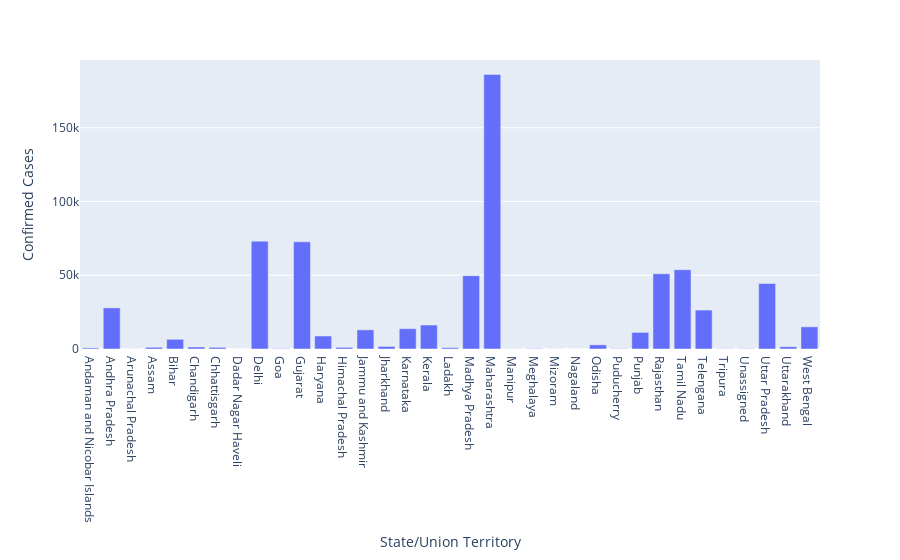

Here is the notebook cell this chart was saved with:
### Code cell
#matplotlib
plt.figure(figsize=(10,7))
plt.bar(states,confirmed['Confirmed'])
plt.xticks(rotation = 90)
plt.xlabel('states')
plt.ylabel('confirmed cases')
plt.show()

#plotty
px.bar(x = states,y = confirmed['Confirmed'],labels={'x':'State/Union Territory','y':'Confirmed Cases'})

### Figure 1 — Plotly figure (JSON) as saved in the notebook; plotly's stock layout.template omitted (floating-point values rounded to 4 significant figures)
{"data": [{"alignmentgroup": "True", "hovertemplate": "State/Union Territory=%{x}<br>Confirmed Cases=%{y}<extra></extra>", "legendgroup": "", "marker": {"color": "#636efa"}, "name": "", "offsetgroup": "", "orientation": "v", "showlegend": false, "textposition": "auto", "type": "bar", "x": ["Andaman and Nicobar Islands", "Andhra Pradesh", "Arunachal Pradesh", "Assam", "Bihar", "Chandigarh", "Chhattisgarh", "Dadar Nagar Haveli", "Delhi", "Goa", "Gujarat", "Haryana", "Himachal Pradesh", "Jammu and Kashmir", "Jharkhand", "Karnataka", "Kerala", "Ladakh", "Madhya Pradesh", "Maharashtra", "Manipur", "Meghalaya", "Mizoram", "Nagaland", "Odisha", "Puducherry", "Punjab", "Rajasthan", "Tamil Nadu", "Telengana", "Tripura", "Unassigned", "Uttar Pradesh", "Uttarakhand", "West Bengal"], "xaxis": "x", "y": [719, 27869, 34, 1158, 6571, 1359, 1124, 1, 73099, 271, 72664, 8816, 1128, 12980, 1728, 13772, 16270, 911, 49719, 186125, 78, 248, 43, 2, 2800, 254, 11259, 51008, 53777, 26382, 140, 161, 44390, 1509, 15039], "yaxis": "y"}], "layout": {"barmode": "relative", "legend": {"tracegroupgap": 0}, "margin": {"t": 60}, "xaxis": {"anchor": "y", "domain": [0, 1], "title": {"text": "State/Union Territory"}}, "yaxis": {"anchor": "x", "domain": [0, 1], "title": {"text": "Confirmed Cases"}}}}
